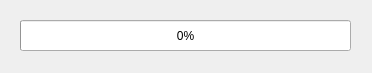
<?xml version="1.0" encoding="UTF-8"?>
<ui version="4.0">
 <class>ProgressBarWindow</class>
 <widget class="QDialog" name="ProgressBarWindow">
  <property name="geometry">
   <rect>
    <x>0</x>
    <y>0</y>
    <width>372</width>
    <height>73</height>
   </rect>
  </property>
  <property name="windowTitle">
   <string>Progress Window</string>
  </property>
  <widget class="QProgressBar" name="progressBar">
   <property name="geometry">
    <rect>
     <x>20</x>
     <y>20</y>
     <width>331</width>
     <height>31</height>
    </rect>
   </property>
   <property name="value">
    <number>0</number>
   </property>
  </widget>
 </widget>
 <resources/>
 <connections/>
</ui>
